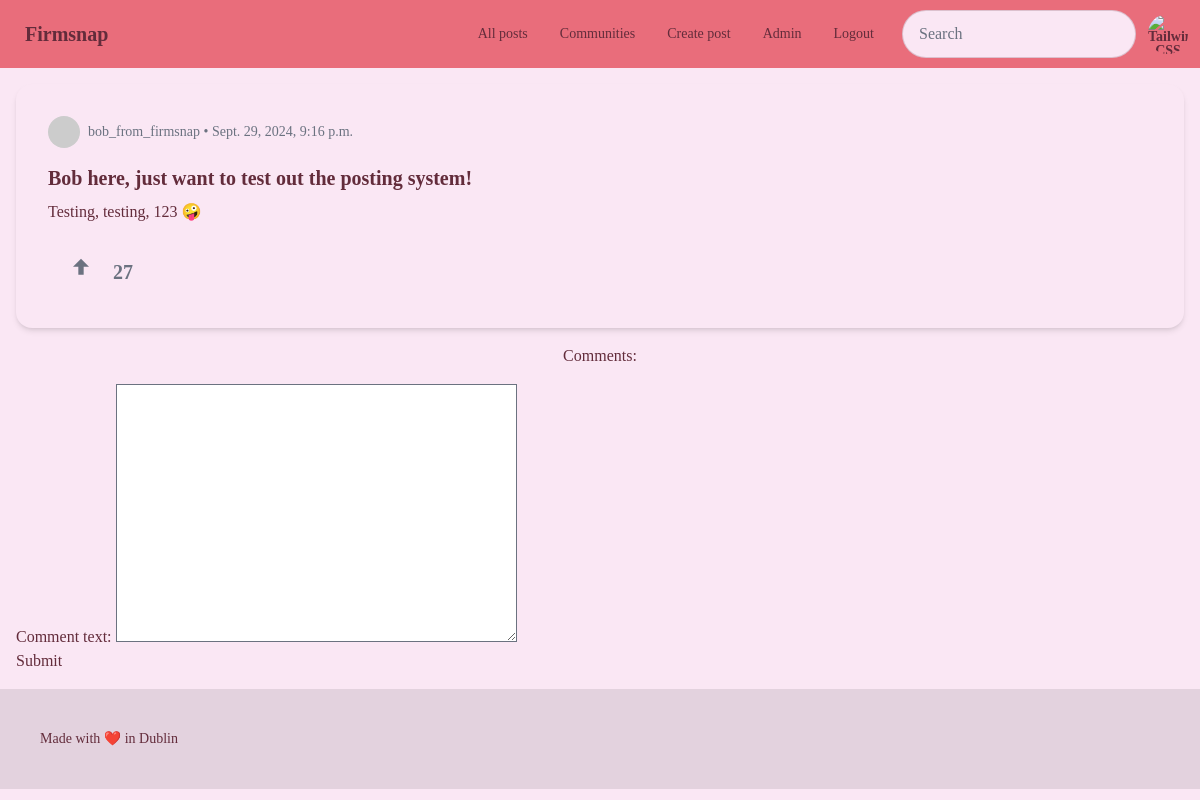
The page /app/post/2 (signed in) on the database its author committed.
### app/models.py (models this page shows, shortened)
class Post(models.Model):
    organisation_id = models.ForeignKey(Organisation, on_delete=models.CASCADE)
    user_id = models.ForeignKey(User, on_delete=models.CASCADE)
    post_title = models.CharField(max_length=200, default="Untitled Post")
    post_text = models.TextField(max_length=2000)
    pub_date = models.DateTimeField(auto_now_add=True)
    votes = models.IntegerField(default=0)

class User(AbstractUser):
    organisation_id = models.ForeignKey(Organisation, on_delete=models.CASCADE, null=True, blank=True)
    is_org_admin = models.BooleanField(default=False)
    is_active = models.BooleanField(default=True)

### app/views.py (the view)
# urls.py: path("post/<int:post_id>", views.post_detail, name="post_detail"),
def post_detail(request, post_id):
    user = request.user
    post_obj = get_object_or_404(Post, id=post_id)
    if user.is_authenticated and user.organisation_id == post_obj.organisation_id:
        if request.method == 'POST':
            comment_form = CommentCreationForm(request.POST)
            if comment_form.is_valid():
                new_comment = comment_form.save(commit=False)
                new_comment.user_id = request.user
                new_comment.post_id = Post.objects.get(pk=post_id)
                new_comment.save()
                return redirect('post_detail', post_id=post_id)
        else:
            comment_form = CommentCreationForm()
        list_of_comments = Comment.objects.filter(post_id=post_id)
        template = loader.get_template("app/post_detail.html")
        context = {"post_obj" : post_obj, "list_of_comments": list_of_comments,'comment_form': comment_form, 'post_id':post_id}
        return HttpResponse(template.render(context, request))
    else:
        return redirect('login')

### app/forms.py
class CommentCreationForm(forms.ModelForm):
    class Meta:
        model = Comment
        fields = ['comment_text']

### app/templates/app/post_detail.html (shortened to what this page needs)
{% extends 'app/base.html' %}
{% block content %}
    {% if post_obj %}
        <div class="card w-full bg-base-100 shadow-md mb-4">
            <div class="card-body">
                <div class="flex items-center mb-2">
                    <div class="avatar">
                        <div class="w-8 h-8 rounded-full">
                            <img src="https://i.pravatar.cc/150?img=3" alt="User Avatar" />
                        </div>
                    </div>
                    <span class="ml-2 text-sm text-gray-500">{{ post_obj.user_id.username }} • {{ post_obj.pub_date }}</span>
                </div>
                <h2 class="card-title">
                    {{ post_obj.post_title }}
                </h2>
                <p> {{ post_obj.post_text }} </p>
                <div class="card-actions mt-4">
                    <div class="flex space-x-2">
                        <button class="btn btn-ghost text-gray-500 hover:text-green-500 flex items-center space-x-2">
                            <svg xmlns="http://www.w3.org/2000/svg" class="h-8 w-8 inline" fill="currentColor" viewBox="0 0 24 24">
                                <path d="M12 2l-6 6h4v6h4v-6h4z"/>
                            </svg>
                            <span class="text-xl font-bold">{{ post_obj.votes }}</span>
                        </button>
                    </div>
                </div>
            </div>
        </div>
    <div class="flex flex-col items-center justify-center mb-4">
    <p>Comments:</p>
    </div>
    <form action="{% url 'post_detail' post_id%}" method="post">
        {{ comment_form }}
        <input type="submit" value="Submit">
    </form>
    {% else %}
        <p>Post not found</p>
    {% endif %}
{% endblock %}

### rows shown on the page
Post: user_id.username "bob_from_firmsnap", pub_date "Sept. 29, 2024, 9:16 p.m.", post_title "Bob here, just want to test out the posting system!", post_text "Testing, testing, 123 🤪", votes "27"
